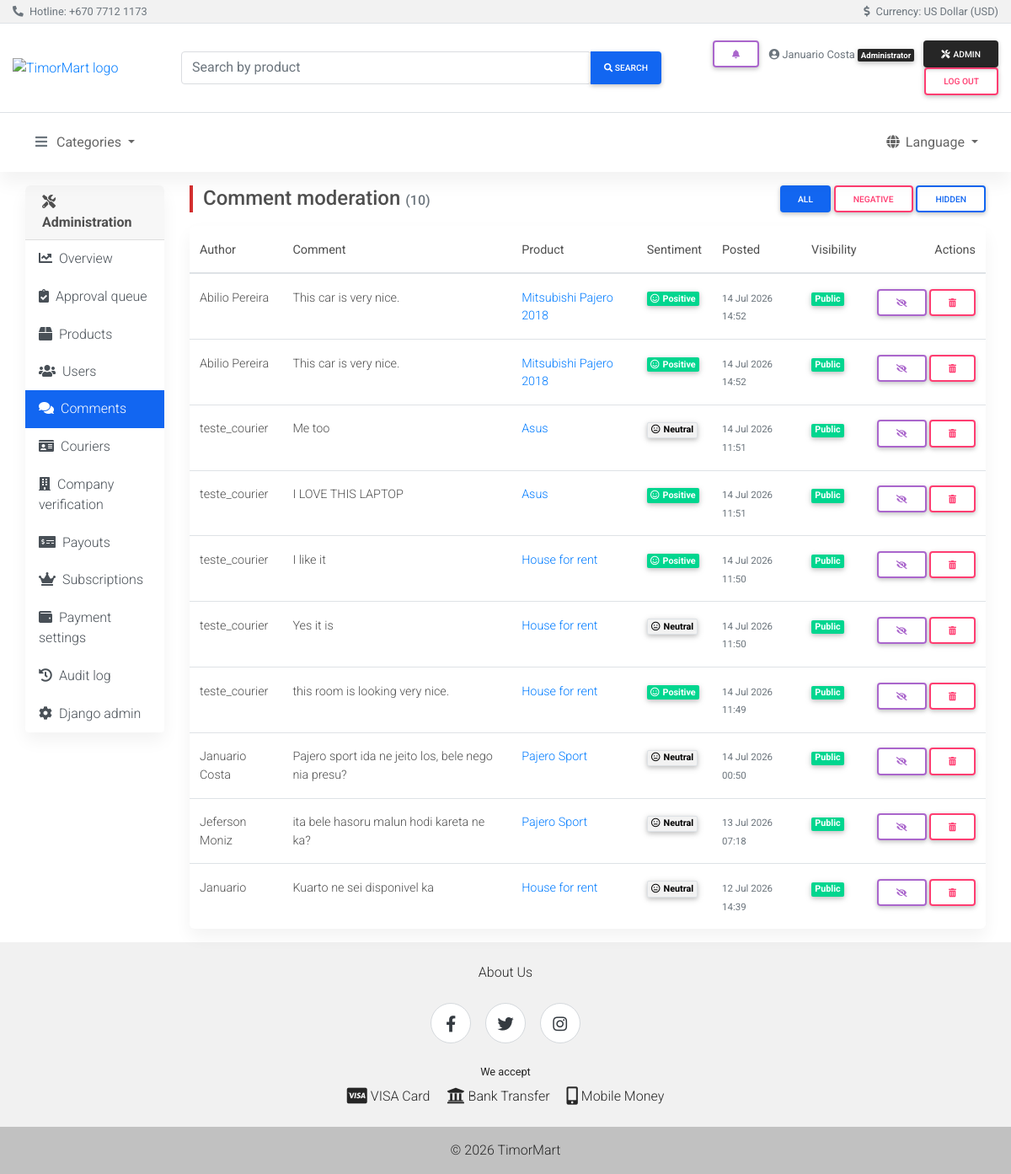
The page /dashboard/comments/ (signed in) on the database its author committed.
### olretail/models.py (models this page shows, shortened)
class Comment(models.Model):
    product = models.ForeignKey(Product, on_delete=models.CASCADE, related_name="comments")
    commenter_name = models.CharField(max_length=200)
    body = models.TextField()
    date_added = models.DateTimeField(auto_now_add=True)
    is_public = models.BooleanField(default=True)  # moderators can hide comments
    sentiment = models.CharField(
        max_length=10,
        choices=SentimentLabel.choices,
        default=SentimentLabel.NEUTRAL,
        db_index=True,
    )
    sentiment_score = models.FloatField(default=0.0)
    class Meta:
        ordering = ["-date_added"]

class Product(models.Model):
    IMAGE_FIELD_NAMES = ("product_image", "product_image_2", "product_image_3")
    name = models.CharField(max_length=200)
    slug = models.SlugField(max_length=220, unique=True)
    product_image = models.ImageField(upload_to="product_image", null=True, blank=True)
    product_image_2 = models.ImageField(upload_to="product_image", blank=True)
    product_image_3 = models.ImageField(upload_to="product_image", blank=True)
    category = models.ForeignKey(Category, on_delete=models.PROTECT)
    price = models.DecimalField(max_digits=13, decimal_places=2)
    description = models.TextField()
    country = models.ForeignKey(Country, on_delete=models.PROTECT)
    item_location = models.ForeignKey(City, on_delete=models.PROTECT)
    created = models.DateTimeField(auto_now_add=True)
    updated = models.DateTimeField(auto_now=True)
    quantity = models.PositiveIntegerField()
    seller = models.ForeignKey(Seller, on_delete=models.CASCADE)
    status = models.CharField(
        max_length=12,
        choices=ProductStatus.choices,
        default=ProductStatus.PENDING,
        db_index=True,
    )
    moderation_note = models.TextField(blank=True)
    featured = models.BooleanField(default=False)
    condition = models.CharField(max_length=40, choices=CONDITION_CHOICES, default="New")
    size = models.CharField(max_length=50, blank=True, help_text=_("e.g. L, 42, 500ml"))
    pieces_per_unit = models.PositiveIntegerField(
        null=True, blank=True, help_text=_("e.g. 12 pens in a pack")
    )
    units_per_box = models.PositiveIntegerField(
        null=True, blank=True, help_text=_("e.g. 24 packs in a box")
    )
    class Meta:
        ordering = ["-created"]
    def get_absolute_url(self):
        return reverse("olretail:details", kwargs={"slug": self.slug})

### dashboard/views.py (the view)
# urls.py: path("comments/", views.comments, name="comments"),
@admin_required
def comments(request):
    qs = Comment.objects.select_related("product").order_by("-date_added")
    show = request.GET.get("show") or ""
    if show == "hidden":
        qs = qs.filter(is_public=False)
    elif show == "negative":
        qs = qs.filter(sentiment="negative")
    page_obj = Paginator(qs, PAGE_SIZE).get_page(request.GET.get("page"))
    return render(
        request,
        "dashboard/comments.html",
        {"section": "comments", "page_obj": page_obj, "show": show},
    )

### accounts/roles.py (called while the page is built)
def is_buyer(user):
    if not user.is_authenticated or user.is_staff:
        return False
    return hasattr(user, "buyer") or user.groups.filter(name=BUYER_GROUP).exists()

def is_seller(user):
    if not user.is_authenticated or user.is_staff:
        return False
    return hasattr(user, "seller")

def is_courier(user):
    if not user.is_authenticated or user.is_staff:
        return False
    return hasattr(user, "courier")

### olretail/context_processors.py (called while the page is built)
def categories(request):
    return {"categories": Category.objects.all()}

def roles(request):
    from accounts.roles import is_buyer, is_courier, is_seller  # local import: avoid app-load cycle
    return {
        "is_buyer": is_buyer(request.user),
        "is_seller": is_seller(request.user),
        "is_courier": is_courier(request.user),
    }

def notifications(request):
    if not request.user.is_authenticated:
        return {"unread_notification_count": 0, "recent_notifications": []}
    qs = Notification.objects.filter(recipient=request.user).select_related("order")
    return {
        "unread_notification_count": qs.filter(is_read=False).count(),
        "recent_notifications": qs[:8],
    }

### dashboard/templates/dashboard/comments.html (shortened to what this page needs)
{% extends 'dashboard/base.html' %}
{% block dash_content %}
<div class="d-flex flex-wrap justify-content-between align-items-center mb-3 page-header-bar">
  <h1 class="h4 mb-0">Comment moderation <small class="text-muted h6">({{ page_obj.paginator.count }})</small></h1>
  <div>
    <a href="{% url 'dashboard:comments' %}" class="btn btn-sm {% if not show %}btn-primary{% else %}btn-outline-primary{% endif %} m-0">All</a>
    <a href="{% url 'dashboard:comments' %}?show=negative" class="btn btn-sm {% if show == 'negative' %}btn-danger{% else %}btn-outline-danger{% endif %} m-0">Negative</a>
    <a href="{% url 'dashboard:comments' %}?show=hidden" class="btn btn-sm {% if show == 'hidden' %}btn-primary{% else %}btn-outline-primary{% endif %} m-0">Hidden</a>
  </div>
</div>
<div class="card">
  <div class="table-responsive">
    <table class="table table-hover mb-0">
      <thead>
        <tr><th>Author</th><th>Comment</th><th>Product</th><th>Sentiment</th><th>Posted</th><th>Visibility</th><th class="text-right">Actions</th></tr>
      </thead>
      <tbody>
        {% for c in page_obj.object_list %}
        <tr>
          <td>{{ c.commenter_name }}</td>
          <td style="max-width: 320px;">{{ c.body|truncatechars:140 }}</td>
          <td><a href="{{ c.product.get_absolute_url }}#comments" target="_blank" rel="noopener">{{ c.product.name }}</a></td>
          <td>
            {% if c.sentiment == 'positive' %}
            <span class="badge badge-success"><i class="far fa-smile mr-1" aria-hidden="true"></i>Positive</span>
            {% elif c.sentiment == 'negative' %}
            <span class="badge badge-danger"><i class="far fa-frown mr-1" aria-hidden="true"></i>Negative</span>
            {% else %}
            <span class="badge badge-light border"><i class="far fa-meh mr-1" aria-hidden="true"></i>Neutral</span>
            {% endif %}
          </td>
          <td><small class="text-muted">{{ c.date_added|date:"j M Y H:i" }}</small></td>
          <td>
            {% if c.is_public %}<span class="badge badge-success">Public</span>
            {% else %}<span class="badge badge-secondary">Hidden</span>{% endif %}
          </td>
          <td class="text-right text-nowrap">
            <form method="post" action="{% url 'dashboard:comment_toggle' c.pk %}" class="d-inline">
              <button type="submit" class="btn btn-sm btn-outline-secondary my-0"
                      title="{% if c.is_public %}Hide{% else %}Show{% endif %}">
                <i class="fas {% if c.is_public %}fa-eye-slash{% else %}fa-eye{% endif %}" aria-hidden="true"></i>
              </button>
            </form>
            <form method="post" action="{% url 'dashboard:comment_delete' c.pk %}" class="d-inline"
                  onsubmit="return confirm('Permanently delete this comment?');">
              <button type="submit" class="btn btn-sm btn-outline-danger my-0" title="Delete">
                <i class="fas fa-trash-alt" aria-hidden="true"></i>
              </button>
            </form>
          </td>
        </tr>
        {% empty %}
        <tr><td colspan="6" class="text-center text-muted py-4">No comments to moderate.</td></tr>
        {% endfor %}
      </tbody>
    </table>
  </div>
</div>
{% endblock %}

### templates/shared/header.html (shortened to what this page needs)
{% load i18n %}
{% load static %}
<header>
  <div class="bg-light border-bottom py-1">
    <div class="container-fluid d-flex flex-wrap justify-content-between align-items-center small text-muted">
      <div>
        <i class="fas fa-phone-alt mr-1" aria-hidden="true"></i>
        {% trans 'Hotline' %}: <a href="tel:+67077121173" class="text-muted">+670 7712 1173</a>
      </div>
      <div>
        <i class="fas fa-dollar-sign mr-1" aria-hidden="true"></i>
        {% trans 'Currency' %}: {% trans 'US Dollar (USD)' %}
      </div>
    </div>
  </div>
  <div class="container-fluid">
    <div class="row jumbotron white border-bottom mb-0 py-3 align-items-center">
      <div class="col-md-2 my-1">
        <a href="{% url 'olretail:index' %}" aria-label="{% trans 'Home' %}">
          <img src="{% static 'mdb/img/logo.jpg' %}" height="180" alt="TimorMart logo">
        </a>
      </div>
      <div class="col-md-6 my-1">
        <form action="{% url 'olretail:search' %}" method="get" role="search">
          <div class="md-form md-outline input-group md-input-group w-100 my-0">
            <input type="search" class="form-control mb-0" name="q" value="{{ query|default:'' }}"
                   placeholder="{% trans 'Search by product' %}" aria-label="{% trans 'Search by product' %}">
            <div class="input-group-append">
              <button class="btn btn-primary btn-md px-3 m-0" type="submit">
                <i class="fa fa-search" aria-hidden="true"></i>
                <span class="d-none d-sm-inline"> {% trans 'Search' %}</span>
              </button>
            </div>
          </div>
        </form>
      </div>
      <div class="col-md-4 my-1 text-md-right">
        {% if user.is_authenticated %}
        <div class="dropdown d-inline-block mr-2">
          <a class="btn btn-sm btn-outline-secondary my-0 position-relative" href="#" role="button"
             id="notificationsDropdown" data-toggle="dropdown" aria-haspopup="true" aria-expanded="false"
             aria-label="{% trans 'Notifications' %}">
            <i class="fas fa-bell" aria-hidden="true"></i>
          </a>
        </div>
        <span class="text-muted small mr-2">
          <i class="fas fa-user-circle" aria-hidden="true"></i>
          {{ user.get_full_name|default:user.username }}
          {% if user.is_staff %}<span class="badge badge-dark">{% trans 'Administrator' %}</span>
          {% elif is_buyer and is_seller %}<span class="badge badge-light border">{% trans 'Buyer & Seller' %}</span>
          {% elif is_seller %}<span class="badge badge-light border">{% trans 'Seller' %}</span>
          {% elif is_buyer %}<span class="badge badge-light border">{% trans 'Buyer' %}</span>{% endif %}
        </span>
        {% if user.is_staff %}
        <a href="{% url 'dashboard:overview' %}" class="btn btn-sm btn-dark my-0">
          <i class="fas fa-tools mr-1" aria-hidden="true"></i>{% trans 'Admin' %}
        </a>
        {% endif %}
        <form action="{% url 'accounts:logout' %}" method="post" class="d-inline">
          <button type="submit" class="btn btn-sm btn-outline-danger my-0">{% trans 'Log out' %}</button>
        </form>
        {% else %}
        <a href="{% url 'accounts:login' %}" class="btn btn-sm btn-outline-primary my-0">{% trans 'Sign in' %}</a>
        <a href="{% url 'accounts:register' %}" class="btn btn-sm btn-primary my-0">{% trans 'Sign up' %}</a>
        {% endif %}
      </div>
    </div>
  </div>
  <nav class="navbar navbar-expand-lg sticky-top navbar-light white">
    <div class="container-fluid">
      <div class="collapse navbar-collapse" id="mainNav">
        <ul class="navbar-nav align-items-start">
          <li class="nav-item dropdown">
            <a class="nav-link dropdown-toggle" data-toggle="dropdown" href="#" role="button"
               aria-haspopup="true" aria-expanded="false">
              <i class="fas fa-bars text-muted mr-2" aria-hidden="true"></i>{% trans 'Categories' %}
            </a>
          </li>
        </ul>
        <ul class="navbar-nav ml-md-auto align-items-start">
          <li class="nav-item dropdown">
            <a class="nav-link dropdown-toggle" data-toggle="dropdown" href="#" role="button"
               aria-haspopup="true" aria-expanded="false">
              <i class="fas fa-globe mr-1" aria-hidden="true"></i>{% trans 'Language' %}
            </a>
          </li>
        </ul>
      </div>
    </div>
  </nav>
</header>

### templates/shared/base.html (style rules this page uses)
.page-header-bar { border-left: 4px solid #d32f2f; padding-left: .75rem; }
html { scroll-behavior: smooth; }
img { max-width: 100%; }
.card-body, td, .alert, .list-group-item { overflow-wrap: anywhere; }
.table-responsive { -webkit-overflow-scrolling: touch; }

### rows shown on the page
Comment: commenter_name "Abilio Pereira", body "This car is very nice.", product.name "Mitsubishi Pajero 2018", sentiment "positive" (drawn), date_added "14 Jul 2026 14:52", is_public "Public"
Comment: commenter_name "Abilio Pereira", body "This car is very nice.", product.name "Mitsubishi Pajero 2018", sentiment "positive" (drawn), date_added "14 Jul 2026 14:52", is_public "Public"
Comment: commenter_name "teste_courier", body "Me too", product.name "Asus", sentiment "neutral" (drawn), date_added "14 Jul 2026 11:51", is_public "Public"
Comment: commenter_name "teste_courier", body "I LOVE THIS LAPTOP", product.name "Asus", sentiment "positive" (drawn), date_added "14 Jul 2026 11:51", is_public "Public"
Comment: commenter_name "teste_courier", body "I like it", product.name "House for rent", sentiment "positive" (drawn), date_added "14 Jul 2026 11:50", is_public "Public"
Comment: commenter_name "teste_courier", body "Yes it is", product.name "House for rent", sentiment "neutral" (drawn), date_added "14 Jul 2026 11:50", is_public "Public"
Comment: commenter_name "teste_courier", body "this room is looking very nice.", product.name "House for rent", sentiment "positive" (drawn), date_added "14 Jul 2026 11:49", is_public "Public"
Comment: commenter_name "Januario Costa", body "Pajero sport ida ne jeito los, bele nego nia presu?", product.name "Pajero Sport", sentiment "neutral" (drawn), date_added "14 Jul 2026 00:50", is_public "Public"
Comment: commenter_name "Jeferson Moniz", body "ita bele hasoru malun hodi kareta ne ka?", product.name "Pajero Sport", sentiment "neutral" (drawn), date_added "13 Jul 2026 07:18", is_public "Public"
Comment: commenter_name "Januario", body "Kuarto ne sei disponivel ka", product.name "House for rent", sentiment "neutral" (drawn), date_added "12 Jul 2026 14:39", is_public "Public"

### other values the page prints
{{ user.get_full_name|default:user.username }} "Januario Costa"
{{ page_obj.paginator.count }} "10"
